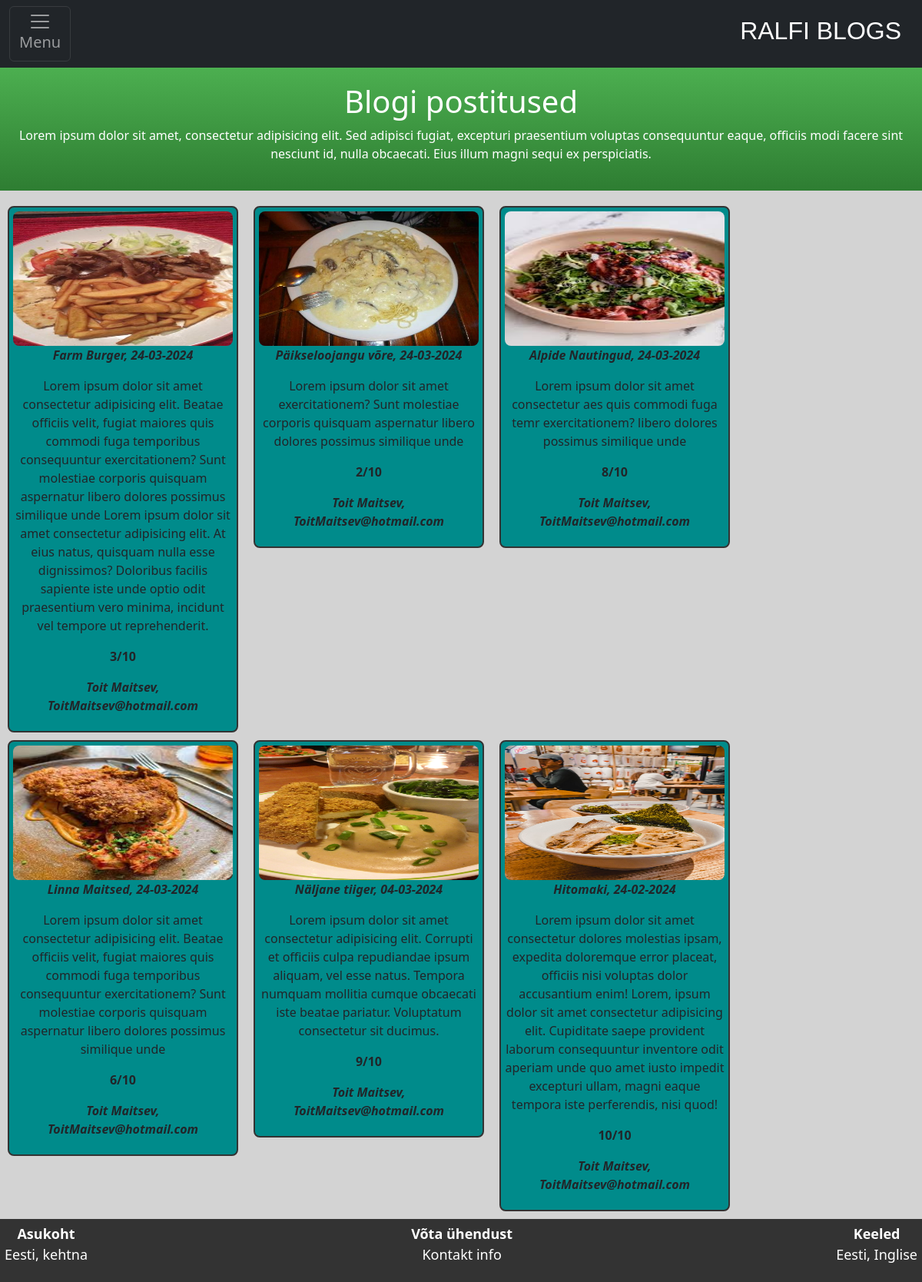
/archive.php, run on the app's committed database.
### tables this page shows
CREATE TABLE `blog_posts` (
  `id` int(11) NOT NULL,
  `restaurant` varchar(30) NOT NULL,
  `date` date NOT NULL,
  `Hinnang` varchar(25) NOT NULL,
  `img` text DEFAULT NULL,
  `comment` text DEFAULT NULL,
  `Author` varchar(50) DEFAULT NULL
);

### archive.php (the view, shortened to what this page needs)
<!DOCTYPE html>
<html lang="en">
<head>
    <link rel="stylesheet" href="https://cdn.jsdelivr.net/npm/bootstrap@5.3.3/dist/css/bootstrap.min.css">
</head>
<body>
      <nav class="navbar navbar-dark bg-dark">
        <div class="container-fluid">
          <button class="navbar-toggler" type="button" data-bs-toggle="collapse" data-bs-target="#navbarToggleExternalContent" aria-controls="navbarToggleExternalContent" aria-expanded="false" aria-label="Toggle navigation">
            <span class="navbar-toggler-icon"></span><h5>Menu</h5>
            </button>
            <div class="ralfi-link">
                <h2 style="text-decoration: none; padding-right: 15px; font-family: 'Franklin Gothic Medium', 'Arial Narrow', Arial, sans-serif;"><a href="index.php">RALFI BLOGS</a></h2>
              </div>
      </nav>
    <div class="gradient-background">
        <h1>Blogi postitused</h1>
        <p>Lorem ipsum dolor sit amet, consectetur adipisicing elit. Sed adipisci fugiat, excepturi praesentium voluptas consequuntur eaque, officiis modi facere sint nesciunt id, nulla obcaecati. Eius illum magni sequi ex perspiciatis.</p>
    </div>
    <div class="container">
        <?php
              require 'db_connection.php';
              $sql = "SELECT * FROM blog_posts ORDER BY date DESC";
              $stmt = $conn->prepare($sql);
              $stmt->execute();
              $result = $stmt->fetchAll(PDO::FETCH_ASSOC);
              foreach ($result as $row) {
                $formatted_date = date('d-m-Y', strtotime($row['date']));
        echo '<div class="container_img">';
        echo '<div class="image">';
        echo '<img style="height: 175px; width: 300px;" src="' . $row['img'] . '" alt="' . $row['restaurant'] . '">';
        echo '</div>';
        echo '<p class="text"><strong><i>' . $row['restaurant'] . ', ' . $formatted_date . '</i></strong></p>';
        echo '<p>' . $row['comment'] . '</p>';
        echo '<p><strong>' . $row['Hinnang'] . '</strong></p>';
        echo '<p><strong><i>' . $row['Author'] . '</i></strong></p>';
        echo '</div>';
    }
    ?>
    </div>
    <div style="border-width:0px;" class="bottom-banner">
        <p style="font-size: 18px;"><strong>Asukoht</strong> <br>Eesti, kehtna </p>
        <p style="font-size: 18px;"><strong>Võta ühendust </strong><br> <a href="contact.html">Kontakt info</a></p>
        <p style="font-size: 18px;"><strong>Keeled</strong><br>Eesti, Inglise <br></p>
    </div>
</body>
</html>

### archive.php (style rules this page uses)
html, body { height: 100%; margin: 0; }
.gradient-background { background: linear-gradient(to bottom, #4CAF50, #2E7D32); padding: 20px; text-align: center; color: white; }
.ralfi-link a { text-decoration: none; color: #fff; }
.bottom-banner { background-color: #333; color: #fff; padding: 6px; text-align: center; display: flex; bottom: 0; right: 0; left: 0; border: 1px solid white; align-items: center; justify-content: space-between; }
.bottom-banner a { color: #fff; text-decoration: none; margin: 0 10px; }
.container { display:flex; min-width: 100%; flex-wrap: wrap; justify-content: start ; flex-direction: row; padding: 10px; background-color: lightgrey; flex-grow: 1; min-height: 75vh; overflow: hidden; }
.text { font-size: 16px; margin-top: auto; }
.container_img { position: relative; max-width: 300px; margin-right: 20px; display:inline-block; margin-top: 10px; height: 100%; box-sizing: border-box; border-radius: 8px; padding: 5px; border: 2px solid #333; background-color: darkcyan ; text-align: center; flex-wrap: wrap; }
.image { border-radius: 8px; overflow: hidden; }

### data on the page
blog_posts: img (picture), restaurant "Farm Burger", date "24-03-2024", comment "Lorem ipsum dolor sit amet consectetur adipisicing elit. Beatae officiis velit, fugiat maiores quis commodi fuga temporibus consequuntur exercitationem? Sunt molestiae corporis quisquam aspernatur libero dolores possimus similique unde Lorem ipsum dolor sit amet consectetur adipisicing elit. At eius natus, quisquam nulla esse dignissimos? Doloribus facilis sapiente iste unde optio odit praesentium vero minima, incidunt vel tempore ut reprehenderit.", Hinnang "3/10", Author "Toit Maitsev, ToitMaitsev@hotmail.com"
blog_posts: img (picture), restaurant "Päikseloojangu võre", date "24-03-2024", comment "Lorem ipsum dolor sit amet exercitationem? Sunt molestiae corporis quisquam aspernatur libero dolores possimus similique unde", Hinnang "2/10", Author "Toit Maitsev, ToitMaitsev@hotmail.com"
blog_posts: img (picture), restaurant "Alpide Nautingud", date "24-03-2024", comment "Lorem ipsum dolor sit amet consectetur aes quis commodi fuga temr exercitationem? libero dolores possimus similique unde", Hinnang "8/10", Author "Toit Maitsev, ToitMaitsev@hotmail.com"
blog_posts: img (picture), restaurant "Linna Maitsed", date "24-03-2024", comment "Lorem ipsum dolor sit amet consectetur adipisicing elit. Beatae officiis velit, fugiat maiores quis commodi fuga temporibus consequuntur exercitationem? Sunt molestiae corporis quisquam aspernatur libero dolores possimus similique unde", Hinnang "6/10", Author "Toit Maitsev, ToitMaitsev@hotmail.com"
blog_posts: img (picture), restaurant "Näljane tiiger", date "04-03-2024", comment "Lorem ipsum dolor sit amet consectetur adipisicing elit. Corrupti et officiis culpa repudiandae ipsum aliquam, vel esse natus. Tempora numquam mollitia cumque obcaecati iste beatae pariatur. Voluptatum consectetur sit ducimus.", Hinnang "9/10", Author "Toit Maitsev, ToitMaitsev@hotmail.com"
blog_posts: img (picture), restaurant "Hitomaki", date "24-02-2024", comment "Lorem ipsum dolor sit amet consectetur dolores molestias ipsam, expedita doloremque error placeat, officiis nisi voluptas dolor accusantium enim! Lorem, ipsum dolor sit amet consectetur adipisicing elit. Cupiditate saepe provident laborum consequuntur inventore odit aperiam unde quo amet iusto impedit excepturi ullam, magni eaque tempora iste perferendis, nisi quod!", Hinnang "10/10", Author "Toit Maitsev, ToitMaitsev@hotmail.com"
